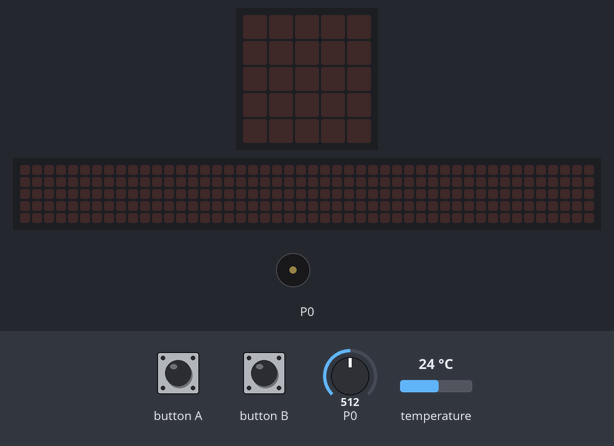
This program was run on a simulated BBC micro:bit (MakeCode). On the bench: the board's 5×5 LED display, a strip that is not on the board, showing the scrolling text unrolled, buzzer (waves = sounding). The inputs (shaded band) are chosen by the test bench; at power-on: temperature 24 °C, P0 = 512 (analog values on the 0–1023 scale). The 48×5 strip is a reading aid, not a part: it shows the text the display is scrolling, unrolled, one strip-width of it at a time.

Above: at 1.2 s.
1.3 s: button A pressed for 0.15 s
At 4.0 s:
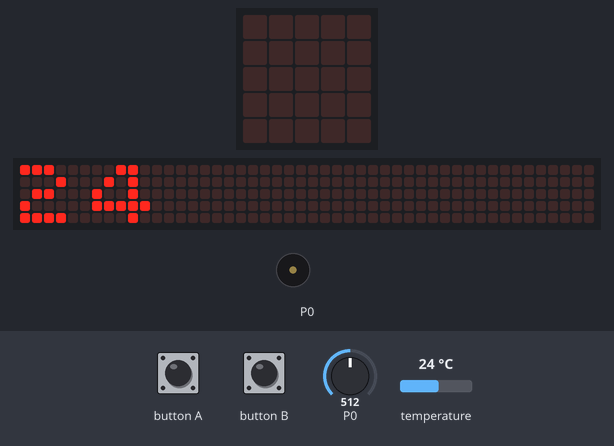
4.3 s: button B pressed for 0.15 s
At 8.72 s:
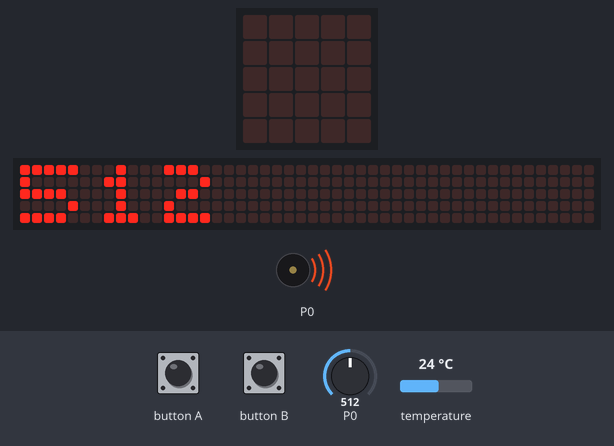
13.3 s: button A pressed for 0.15 s
16.4 s: temperature set to 7 °C
At 17.57 s:
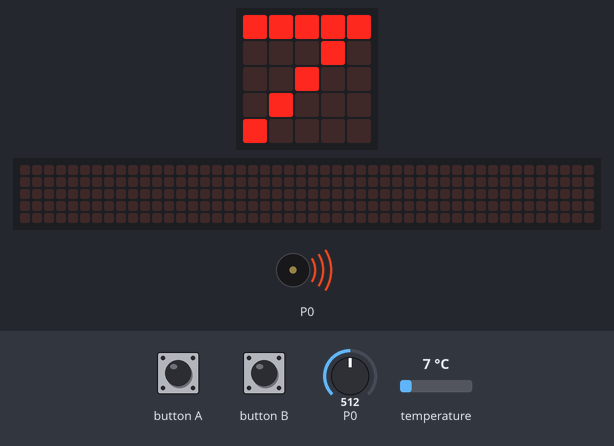
19.4 s: temperature set to 33 °C
22.4 s: temperature set to 12 °C
At 25.69 s:
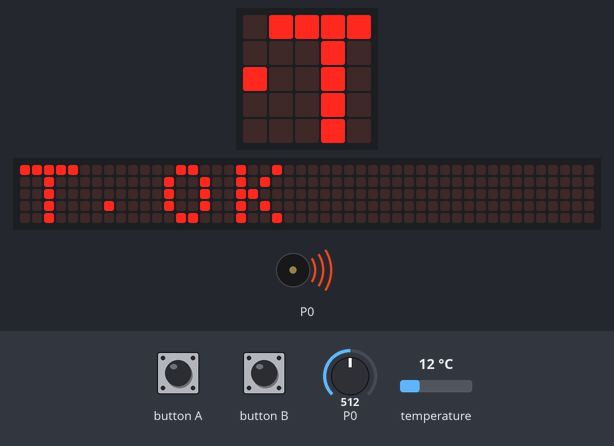
Timing chart, 0 to 26.4 s (numbered marks = the images above; inputs shaded):
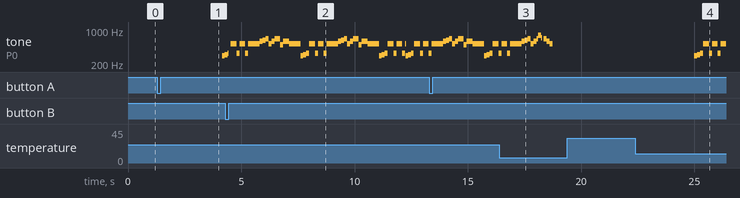

Measured:
- after the input at 1.3 s, tone on P0: silent → 294 Hz after 2.9 s, → 311 Hz 0.13 s later; the display: changes after 0.15 s (image 1)
- after the input at 4.3 s, the display: first differs from a run without the input after 4.4 s (image 2)
- after the input at 16.4 s, the display: first differs from a run without the input after 0.99 s (image 3)
- after the input at 22.4 s, the display: first differs from a run without the input after 2.6 s (image 4 shows a later state)
- what the display in image 3 shows lasts 0.7 s, from 17.4 s to 18.1 s

The program:

main.ts
```typescript
input.onButtonPressed(Button.A, function on_button_pressed_a() {
    basic.showNumber(input.temperature())
    while (input.temperature() < 8) {
        music.startMelody(music.builtInMelody(Melodies.JumpDown), MelodyOptions.OnceInBackground)
        basic.showString("T.baja")
        basic.showArrow(ArrowNames.South)
    }
    while (input.temperature() > 30) {
        music.startMelody(music.builtInMelody(Melodies.JumpUp), MelodyOptions.OnceInBackground)
        basic.showString("T.Alta")
        basic.showArrow(ArrowNames.North)
    }
    if (input.temperature() >= 8 && input.temperature() <= 30) {
        music.stopMelody(MelodyStopOptions.All)
        music.startMelody(music.builtInMelody(Melodies.Entertainer), MelodyOptions.ForeverInBackground)
        basic.showString("T.OK")
        basic.showIcon(IconNames.Yes)
    }

})
input.onButtonPressed(Button.B, function on_button_pressed_b() {
    basic.showNumber(pins.analogReadPin(AnalogPin.P0))
    while (pins.analogReadPin(AnalogPin.P0) < 200) {
        music.startMelody(music.builtInMelody(Melodies.JumpDown), MelodyOptions.ForeverInBackground)
        basic.showString("H.baja")
        basic.showArrow(ArrowNames.South)
    }
    while (pins.analogReadPin(AnalogPin.P0) > 600) {
        music.startMelody(music.builtInMelody(Melodies.JumpDown), MelodyOptions.ForeverInBackground)
        basic.showString("H.Alta")
        basic.showArrow(ArrowNames.North)
    }
    if (pins.analogReadPin(AnalogPin.P0) >= 200 && pins.analogReadPin(AnalogPin.P0) <= 600) {
        music.stopMelody(MelodyStopOptions.All)
        music.startMelody(music.builtInMelody(Melodies.Entertainer), MelodyOptions.ForeverInBackground)
        basic.showString("H.OK")
        basic.showIcon(IconNames.Yes)
    }

})
```

test.ts
```typescript
// aquí va el archivo "tests"; esto no se compilará cuando este paquete se utilice como una extensión.
```
